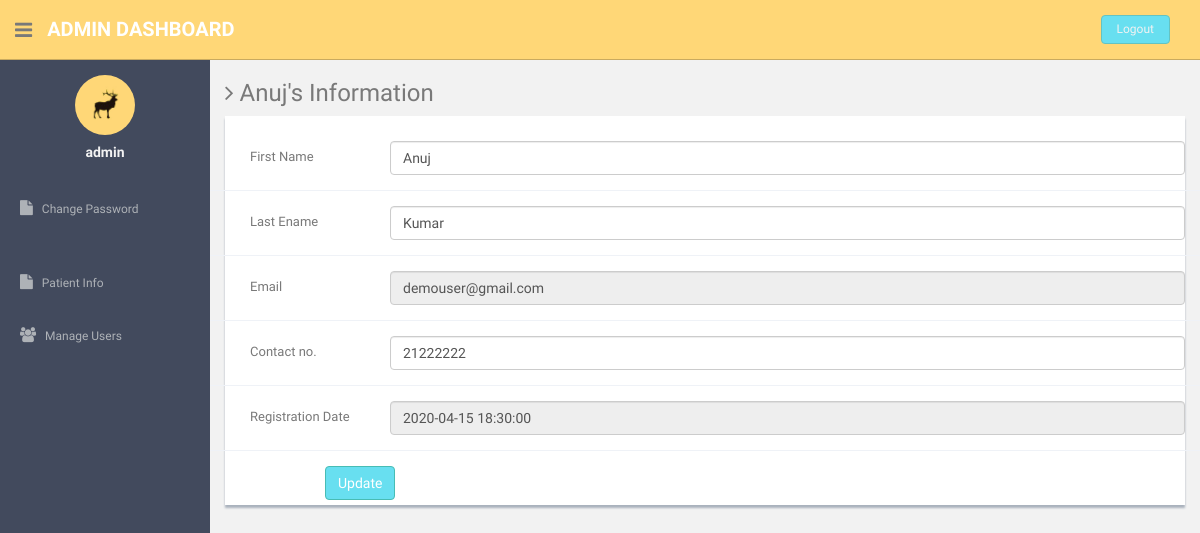
Page /admin/update-profile.php?uid=9 (signed in) on the earlier database version.
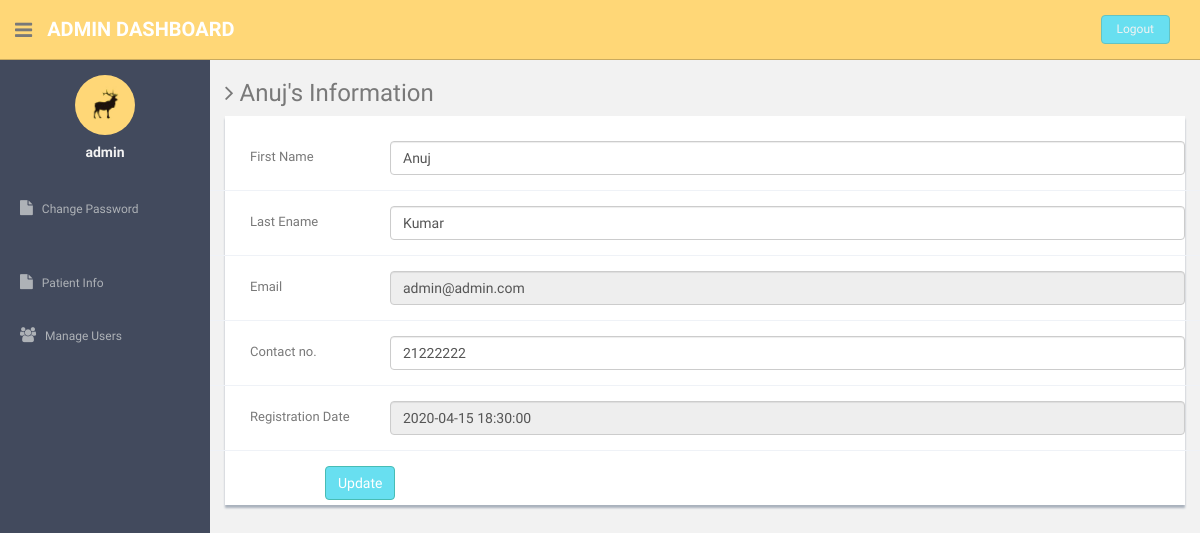
Same page on the later database version.
### tables this page shows
CREATE TABLE `users` (
  `id` int(11) NOT NULL,
  `fname` varchar(255) DEFAULT NULL,
  `lname` varchar(255) DEFAULT NULL,
  `email` varchar(255) DEFAULT NULL,
  `password` varchar(300) DEFAULT NULL,
  `contactno` varchar(11) DEFAULT NULL,
  `posting_date` timestamp NOT NULL DEFAULT current_timestamp()
);

### admin/update-profile.php (the view, shortened to what this page needs)
<?php
include'dbconnection.php';
if (strlen($_SESSION['id']==0)) {
  header('location:logout.php');
  } else{
?>
<!DOCTYPE html>
<html lang="en">
  <head>
    <link href="assets/css/bootstrap.css" rel="stylesheet">
    <link href="assets/font-awesome/css/font-awesome.css" rel="stylesheet" />
    <link href="assets/css/style.css" rel="stylesheet">
    <link href="assets/css/style-responsive.css" rel="stylesheet">
  </head>
  <body>
  <section id="container" >
      <header class="header black-bg">
              <div class="sidebar-toggle-box">
                  <div class="fa fa-bars tooltips" data-placement="right" data-original-title="Toggle Navigation"></div>
              </div>
            <a href="#" class="logo"><b>Admin Dashboard</b></a>
            <div class="top-menu">
            	<ul class="nav pull-right top-menu">
                    <li><a class="logout" href="logout.php">Logout</a></li>
            	</ul>
            </div>
        </header>
      <aside>
          <div id="sidebar"  class="nav-collapse ">
              <ul class="sidebar-menu" id="nav-accordion">
              	  <p class="centered"><a href="#"><img src="assets/img/ui-sam.jpg" class="img-circle" width="60"></a></p>
              	  <h5 class="centered"><?php echo $_SESSION['login'];?></h5>
                  <li class="mt">
                      <a href="change-password.php">
                          <i class="fa fa-file"></i>
                          <span>Change Password</span>
                      </a>
                  </li>
                  <li class="mt">
                      <a href="patient_info.php">
                          <i class="fa fa-file"></i>
                          <span>Patient Info</span>
                      </a>
                  </li>
                  <li class="sub-menu">
                      <a href="manage-users.php" >
                          <i class="fa fa-users"></i>
                          <span>Manage Users</span>
                      </a>
                  </li>
              </ul>
          </div>
      </aside>
      <?php $ret=mysqli_query($con,"select * from users where id='".$_GET['uid']."'");
	  while($row=mysqli_fetch_array($ret))
	  {?>
      <section id="main-content">
          <section class="wrapper">
          	<h3><i class="fa fa-angle-right"></i> <?php echo $row['fname'];?>'s Information</h3>
				<div class="row">
                  <div class="col-md-12">
                      <div class="content-panel">
                           <form class="form-horizontal style-form" name="form1" method="post" action="" onSubmit="return valid();">
                          <div class="form-group">
                              <label class="col-sm-2 col-sm-2 control-label" style="padding-left:40px;">First Name </label>
                              <div class="col-sm-10">
                                  <input type="text" class="form-control" name="fname" value="<?php echo $row['fname'];?>" >
                              </div>
                          </div>
                              <div class="form-group">
                              <label class="col-sm-2 col-sm-2 control-label" style="padding-left:40px;">Last Ename</label>
                              <div class="col-sm-10">
                                  <input type="text" class="form-control" name="lname" value="<?php echo $row['lname'];?>" >
                              </div>
                          </div>
                              <div class="form-group">
                              <label class="col-sm-2 col-sm-2 control-label" style="padding-left:40px;">Email </label>
                              <div class="col-sm-10">
                                  <input type="text" class="form-control" name="email" value="<?php echo $row['email'];?>" readonly >
                              </div>
                          </div>
                               <div class="form-group">
                              <label class="col-sm-2 col-sm-2 control-label" style="padding-left:40px;">Contact no. </label>
                              <div class="col-sm-10">
                                  <input type="text" class="form-control" name="contact" value="<?php echo $row['contactno'];?>" >
                              </div>
                          </div>
                            <div class="form-group">
                              <label class="col-sm-2 col-sm-2 control-label" style="padding-left:40px;">Registration Date </label>
                              <div class="col-sm-10">
                                  <input type="text" class="form-control" name="regdate" value="<?php echo $row['posting_date'];?>" readonly >
                              </div>
                          </div>
                          <div style="margin-left:100px;">
                          <input type="submit" name="Submit" value="Update" class="btn btn-theme"></div>
                          </form>
                      </div>
                  </div>
              </div>
		</section>
        <?php } ?>
      </section></section>
  </body>
</html>
<?php } ?>

Differences in the rows shown:
changed users "Anuj": email "demouser@gmail.com" → "admin@admin.com"
